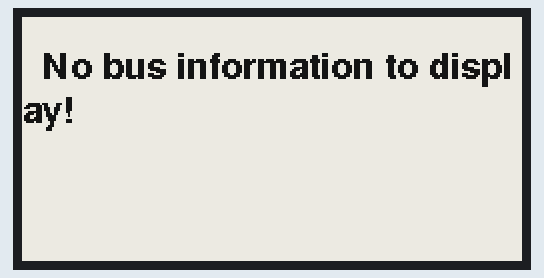
Simulated run of this sketch. Board: ESP32. On the bench: 250×122 one-colour display. WiFi joins after 1.5 s; servers stay silent unless stated; uploads are accepted with an empty reply; what the sketch prints to the serial monitor is not drawn.

Above: at 6.8 s.

The sketch:

BusTracker.ino
```cpp
#include <Adafruit_ThinkInk.h>
#include <Fonts/FreeSansBold9pt7b.h>
#include <Fonts/FreeSans9pt7b.h>

#include <WiFi.h>
#include <HTTPClient.h>
#include <String>

// Eink config
#define EPD_DC 9
#define EPD_CS 6
#define EPD_BUSY 7 // can set to -1 to not use a pin (will wait a fixed delay)
#define SRAM_CS -1
#define EPD_RESET 8  // can set to -1 and share with microcontroller Reset!
#define EPD_SPI &SPI // primary SPI

ThinkInk_213_Mono_GDEY0213B74 display(EPD_DC, EPD_RESET, EPD_CS, SRAM_CS, EPD_BUSY, EPD_SPI);

// Network config
const char* ssid = "ATTYus6YvR";          // Replace with your Wi-Fi network name
const char* password = "t8hwu+hxd%n7";  // Replace with your Wi-Fi password
const char* url = "https://www.transsee.ca/predict?s=cota.001.NHI1STN";    // The target website (use http:// or https://)
const String startTag = "<div class=divp id=\"001_NHI1STN_1\">"; // for immediately next bus
const String startTag2 = "<div class=divp id=\"001_NHI1STN_2\">"; // for following bus
const String endTag = "</div>";

// Status flag
bool isError = false;

// Other globals
String errorText = "";
String nextBusText_1 = "";
String nextBusText_2 = "";
String oxtBusText_1 = "";
String oxtBusText_2 = "";

// Preamble text
String preamble1 = "Next bus in ";
String preamble2 = "Oxt bus in ";


void setup() {
  Serial.begin(115200);
  while (!Serial) {
    delay(10);
  }

  display.begin(THINKINK_MONO);

  // Connect to Wi-Fi
  Serial.print("Connecting to WiFi: ");
  Serial.println(ssid);
  displayError("Connecting to WiFi: \n" + String(ssid));
  delay(1000);
  WiFi.begin(ssid, password);

  int attempt = 0;
  while (WiFi.status() != WL_CONNECTED && attempt < 20) {
    delay(500);
    Serial.print(".");
    attempt++;
  }

  if (WiFi.status() == WL_CONNECTED) {
    Serial.println("\nWiFi connected.");
    Serial.print("IP address: ");
    Serial.println(WiFi.localIP());
  } else {
    Serial.println("\nFailed to connect to WiFi!");
    isError = true;
    errorText = "Failed to connect to WiFi!\nPlease power cycle and try \nagain.";
    displayError(errorText);
    while(true){delay(1000);}
  }
}

void loop() {
  String htmlContent = "";

  // Perform HTTP GET Request
  HTTPClient http;

  Serial.print("\n[HTTP] Starting GET request to: ");
  Serial.println(url);

  http.begin(url);
  int httpCode = http.GET();

  if (httpCode > 0) { // Check for successful request
    if (httpCode == HTTP_CODE_OK || httpCode == HTTP_CODE_MOVED_PERMANENTLY) {
      Serial.printf("[HTTP] GET success, code: %d\n", httpCode);
      htmlContent = http.getString();

      // FOR DEBUG, print HTML to serial
      //Serial.println(htmlContent);

      // Extract/parse text
      String nextBusText = partitionText(FetchText(htmlContent, startTag, endTag));
      String oxtBusText = partitionText(FetchText(htmlContent, startTag2, endTag));

      // Break into before and after bits
      nextBusText_1 = atSplitBefore(nextBusText);
      nextBusText_2 = atSplitAfter(nextBusText);
      oxtBusText_1 = atSplitBefore(oxtBusText);
      oxtBusText_2 = atSplitAfter(oxtBusText);


      // Serial print result for debugging
      Serial.println("\n=============================================");
      if (nextBusText.length() > 0) {
        Serial.println("Next bus in " + nextBusText_1 + nextBusText_2);
        Serial.println("Oxt bus in " + oxtBusText_1 + oxtBusText_2);
        isError = false;
      } else {
        Serial.println("Could not find or extract content from html.");
        // If there's no next bus:
        isError= true;
        displayError("No bus information to display!");
      }
      Serial.println("=============================================");

    } else {
      Serial.printf("[HTTP] GET failed, error: %d\n", httpCode);
      isError = true;
      displayError("[HTTP] GET failed: " + String(http.errorToString(httpCode)));
    }
  } else {
    Serial.printf("[HTTP] Connection failed: %s\n", http.errorToString(httpCode).c_str());
    isError = true;
    displayError("[HTTP] Connection failed: " + String(http.errorToString(httpCode)));
  }

  http.end(); // Free the resources


  if (!isError){
    DisplayStuff(preamble1+nextBusText_1, nextBusText_2, preamble2+oxtBusText_1, oxtBusText_2);
  }

  // Loop after 1 minute
  delay(60000);
}

void DisplayStuff(String string1, String string2, String string3, String string4){
  display.clearBuffer();

  display.setFont(&FreeSansBold9pt7b);
  display.setTextSize(1);
  display.setTextWrap(true);
  display.setTextColor(EPD_BLACK);
  display.setCursor(30, 30); // Start location of text
  display.println(string1);

  display.setFont(&FreeSans9pt7b);
  display.setTextColor(EPD_DARK);
  display.setCursor(60, 50);
  display.println(string2);

  display.setFont(&FreeSansBold9pt7b);
  display.setTextColor(EPD_BLACK);
  display.setCursor(30, 80);
  display.println(string3);

  display.setFont(&FreeSans9pt7b);
  display.setTextColor(EPD_DARK);
  display.setCursor(60, 100);
  display.println(string4);
  display.display();
}

String FetchText(String content, String tag, String end){
  String output = "";
  int startIndex = content.indexOf(tag);

  if (startIndex != -1) {
    // Move past the starting tag
    startIndex += startTag.length();
    int endIndex = content.indexOf(end, startIndex);

    if (endIndex != -1) {
      // Extract the raw content between the tags
      String rawContent = content.substring(startIndex, endIndex);

      // Simple cleanup: remove all inner HTML tags (e.g., <p>, <span>)
      // This is a common but imperfect way to get the text on simple embedded parsers.
      bool inTag = false;
      for (int i = 0; i < rawContent.length(); i++) {
        char c = rawContent.charAt(i);
        if (c == '<') {
          inTag = true;
        } else if (c == '>') {
          inTag = false;
        } else if (!inTag) {
          output += c;
        }
      }
      output.trim(); // Remove leading/trailing whitespace
      return output;
    }
  }
  return "";
}

String partitionText(String input){
  // Substring time. Grab between first ":" and "."
  int colon = input.indexOf(":")+2;
  int period = input.indexOf(".");
  return input.substring(colon, period); // Start index, stop index
  // Example output:  "0:35 Mins at 4:33:02PM"
}

String atSplitAfter(String input){
  return input.substring(input.indexOf("a"));
}

String atSplitBefore(String input){
  return input.substring(0,input.indexOf("a"));
}

void displayError(String errorMessage){
  display.clearBuffer();

  display.setFont(&FreeSansBold9pt7b);
  display.setTextSize(1);
  display.setTextWrap(true);
  display.setTextColor(EPD_BLACK);
  display.setCursor(10, 30); // Start location of text
  display.println(errorMessage);
  display.display();
}
```
